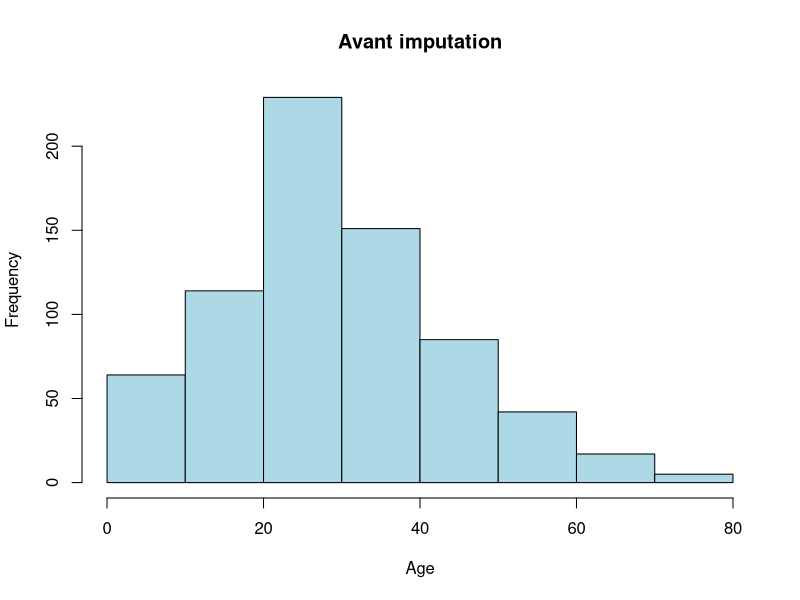
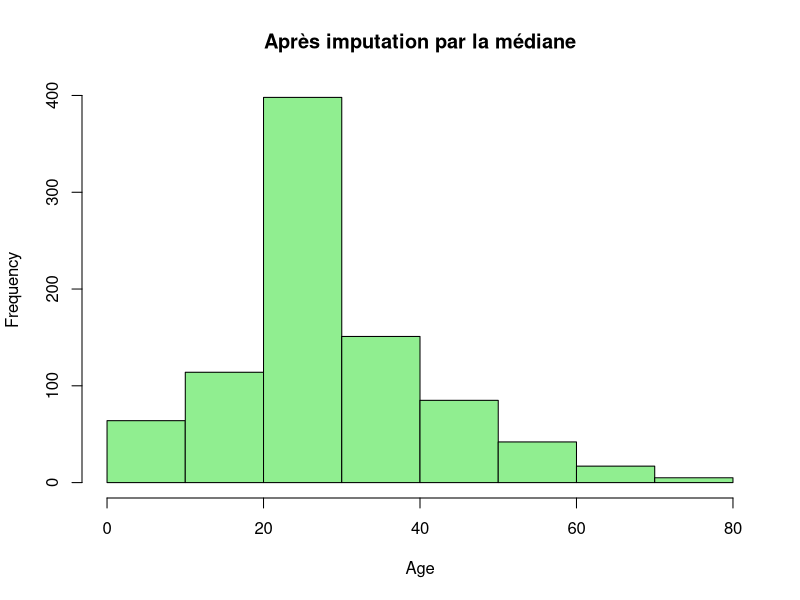
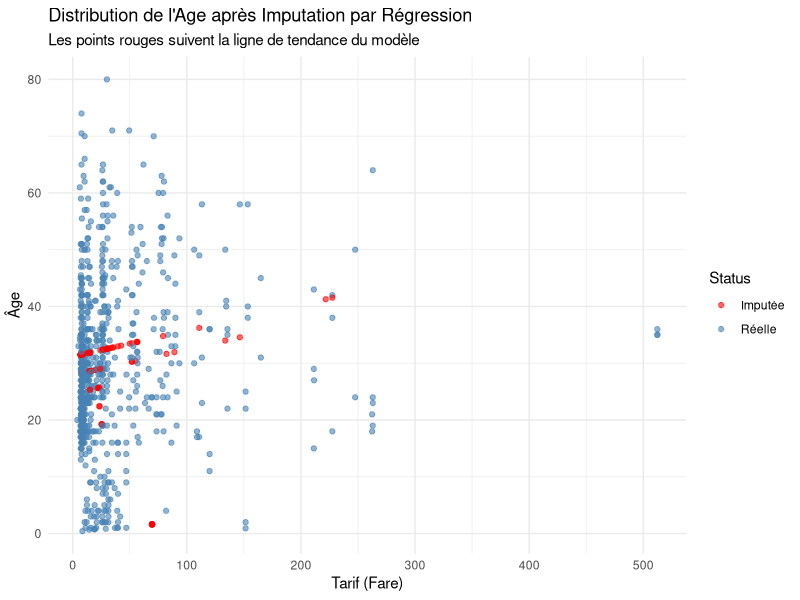

R code for these plots, in order:
## ---- chunk 1
qualitative_vars  = read.csv("../TP2/titanic_pre_processed_qualitative_vars.csv", 
                             stringsAsFactors = TRUE)
quantitative_vars = read.csv("../TP2/titanic_pre_processed_quantitative_vars.csv")
target = read.csv("../TP2/titanic_pre_processed_target.csv")
## ---- chunk 2
qualitative_vars$Pclass = as.factor(qualitative_vars$Pclass)
qualitative_vars$withFam = as.factor(qualitative_vars$withFam)
target = as.factor(target$x)

## ---- chunk 3
mean_imputation = function(v){
  meanv = mean(v, na.rm = TRUE)
  v[is.na(v)] = meanv
  return(v_imput = v)
}
mean_imputation2 = function(v){
  v_imput = v
  v_imput[which(is.na(v_imput))] = mean(v_imput, na.rm = TRUE)
  return(v_imput = v_imput)
}



head(quantitative_vars$Age)
head(mean_imputation(quantitative_vars$Age))


median_imputation = function(v){
  medianv = median(v, na.rm = TRUE)
  v[is.na(v)] = medianv
  return(v_imput = v)
}

median_imputation2 = function(v){
  v_imput = v
  if(sum(is.na(v_imput)) > 0){
    v_imput[which(is.na(v_imput))] = median(v_imput, na.rm = TRUE)
  }
  return(v_imput = v_imput)
}


head(quantitative_vars$Age)
head(median_imputation(quantitative_vars$Age)) 

#mean_imputation(quantitative_vars$Age)
#median_imputation(quantitative_vars$Age)


## ---- chunk 4
library(caret)
## ---- chunk 5
Proc = preProcess(quantitative_vars, method = "medianImpute")
head(predict(Proc, quantitative_vars))
## ---- chunk 6
Proc = preProcess(quantitative_vars, method = "medianImpute")
quantitative_vars_complete = predict(Proc, quantitative_vars)
names(quantitative_vars_complete)[1] = "Age_imput_median" # on utilise un nom qui nous rappelle comment on a imputé les valeurs manquantes
## ---- chunk 7
sum(is.na(quantitative_vars$Age)) # on ne connaissait pas l'age de 169 individus
sum(is.na(quantitative_vars_complete$Age_imput_median)) # plus aucune valeur manquante après 
# imputation par la médiane
## ---- chunk 8
hist(quantitative_vars$Age, main = "Avant imputation", xlab = "Age", col = "lightblue")
hist(quantitative_vars_complete$Age_imput_median, main = "Après imputation par la médiane", xlab = "Age", col = "lightgreen")
## ---- chunk 9
cat.imputation = function(v){
  if(is.factor(v) == FALSE){
    print("The variable should be a factor")}else{
      max_levels = which.max(table(v)) #stocker l'indice ou on a le plus grand nombre d'occurences (effectif)
      v_imput = v
      if(sum(is.na(v_imput)) > 0){
        v_imput[which(is.na(v_imput))] = levels(v_imput)[max_levels]
      }
      return(v_imput = v_imput)
    }}
head(cat.imputation(qualitative_vars$Sex))
head(cat.imputation(qualitative_vars$Age_cat))
## ---- chunk 10
qualitative_vars_complete = qualitative_vars
qualitative_vars_complete$Sex = cat.imputation(qualitative_vars$Sex)
qualitative_vars_complete$Age_cat = cat.imputation(qualitative_vars$Age_cat)
names(qualitative_vars_complete)[3] = "Sex_imput_freq" # on utilise un nom qui nous rappelle comment on a imputé les valeurs manquantes
names(qualitative_vars_complete)[1] = "Age_cat_imput_freq"
## ---- chunk 11
isMissing = which(is.na(quantitative_vars$Age)) 
isNotMissing = which(!is.na(quantitative_vars$Age)) 

## ---- chunk 12
age_isNotMissing  = quantitative_vars$Age[isNotMissing]
X_isNotMissing    = cbind(quantitative_vars[isNotMissing,c(4,5)])
X_isMissing       = cbind(quantitative_vars[isMissing,c(4,5)]) 

fit = lm(age_isNotMissing ~ ., data = X_isNotMissing)

quantitative_vars_complete$Age_imput_reg = quantitative_vars$Age
quantitative_vars_complete$Age_imput_reg[is.na(quantitative_vars_complete$Age_imput_reg)] = 
predict(fit, X_isMissing)

## ---- chunk 13
#| label: visual-imputation
#| fig-cap: "Visualisation de l'imputation par régression : Valeurs réelles vs Imputées"

library(ggplot2)

# Création d'un dataset temporaire pour le plot
plot_data <- data.frame(
  Fare = quantitative_vars$Fare,
  Age = quantitative_vars_complete$Age_imput_reg,
  Status = ifelse(is.na(quantitative_vars$Age), "Imputée", "Réelle")
)

ggplot(plot_data, aes(x = Fare, y = Age, color = Status)) +
  geom_point(alpha = 0.6) +
  scale_color_manual(values = c("Imputée" = "red", "Réelle" = "steelblue")) +
  theme_minimal() +
  labs(title = "Distribution de l'Age après Imputation par Régression",
       subtitle = "Les points rouges suivent la ligne de tendance du modèle",
       x = "Tarif (Fare)", y = "Âge")

## ---- chunk 14
qualitative_vars_complete$Age_cat_missing = addNA(qualitative_vars$Age_cat)
head(qualitative_vars_complete$Age_cat_missing)
head(qualitative_vars_complete$Age_cat_imput_freq)
## ---- chunk 15
library(caret)
dummy = dummyVars(~ Age_cat_missing, data = qualitative_vars_complete)
head(qualitative_vars_complete$Age_cat_missing)
head(predict(dummy, newdata = qualitative_vars_complete))



dummy2 = dummyVars(~ Age_cat_imput_freq, data = qualitative_vars_complete)
head(qualitative_vars_complete$Age_cat_imput_freq)
head(predict(dummy2, newdata = qualitative_vars_complete))

## ---- chunk 16
dummy = dummyVars(~ Age_cat, data = qualitative_vars)
head(predict(dummy, newdata = qualitative_vars))
## ---- chunk 17
# as.numeric(as.character(qualitative_vars_complete$withFam))
# on a besoin du as.character pour eviter que R utilise les indices des niveaux du facteur
## ---- chunk 18
Woman =1 *(qualitative_vars_complete$Sex_imput_freq == "female")
## ---- chunk 19
#library(superml)
## ---- chunk 20
#sans la library
as.numeric(qualitative_vars_complete$Age_cat_imput_freq)
as.numeric(qualitative_vars_complete$Pclass)
## ---- chunk 21
#lbl$fit_transform(qualitative_vars$Age_cat)
## ---- chunk 22
Proc = preProcess(quantitative_vars, method = "range")
head(predict(Proc, quantitative_vars))
## ---- chunk 23
head(quantitative_vars$Fare)
head(scale(quantitative_vars$Fare))
mean(scale(quantitative_vars$Fare))
sd(scale(quantitative_vars$Fare))
## ---- chunk 24
head(scale(quantitative_vars$Age))
## ---- chunk 25
Proc = preProcess(quantitative_vars_complete, method = c("center", "scale"))
quantitative_vars_stand = predict(Proc, quantitative_vars_complete)
head(quantitative_vars_stand)
## ---- chunk 26
holdOut = function(X, y, split = 0.8){
  n       = nrow(X)
  inTrain = sample(1:n, size = round(split * n), replace = FALSE)
  X_train = X[inTrain,]
  y_train = y[inTrain]
  X_test  = X[-inTrain,]
  y_test  = y[-inTrain]
  return(list(X_train = X_train,y_train = y_train, X_test = X_test, y_test = y_test, inTrain = inTrain))
  
  
}

## ---- chunk 27
data_split =  holdOut(X = quantitative_vars, y = target, split = 0.8)

quantitative_vars_train = data_split$X_train
quantitative_vars_test  = data_split$X_test
## ---- chunk 28
Proc = preProcess(quantitative_vars_train, method = c("medianImpute"))
quantitative_vars_complete_train = predict(Proc, quantitative_vars_train)
quantitative_vars_complete_test = predict(Proc, quantitative_vars_test)
## ---- chunk 29
Proc = preProcess(quantitative_vars_complete_train, method = "range")
quantitative_vars_normed_train = predict(Proc, quantitative_vars_complete_train)
quantitative_vars_normed_test  = predict(Proc, quantitative_vars_complete_test)
## ---- chunk 30
Proc = preProcess(quantitative_vars_normed_train, method = c("center", "scale"))
quantitative_vars_stand_train = predict(Proc, quantitative_vars_normed_train)
quantitative_vars_stand_test  = predict(Proc, quantitative_vars_normed_test)
